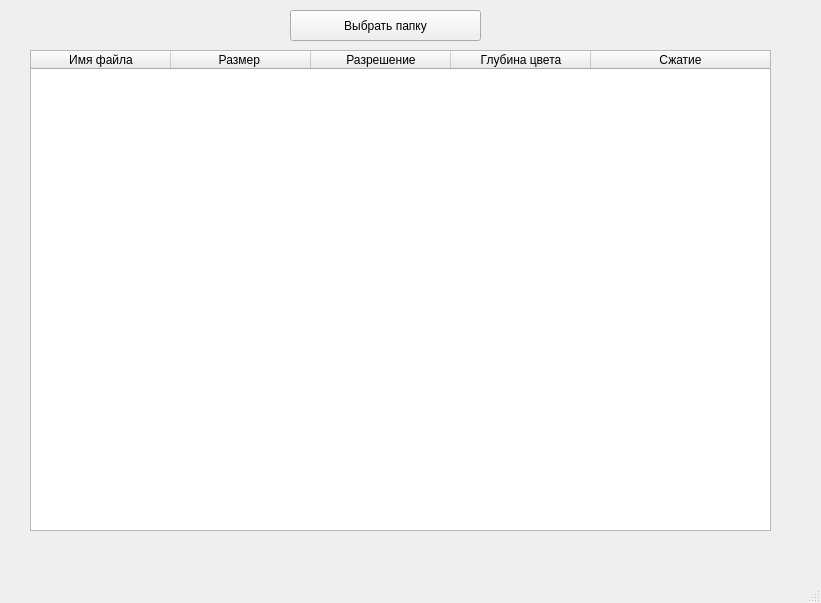
<?xml version="1.0" encoding="UTF-8"?>
<ui version="4.0">
 <class>MainWindow</class>
 <widget class="QMainWindow" name="MainWindow">
  <property name="geometry">
   <rect>
    <x>0</x>
    <y>0</y>
    <width>821</width>
    <height>603</height>
   </rect>
  </property>
  <property name="windowTitle">
   <string/>
  </property>
  <widget class="QWidget" name="centralwidget">
   <widget class="QTableWidget" name="tableWidget">
    <property name="geometry">
     <rect>
      <x>30</x>
      <y>50</y>
      <width>741</width>
      <height>481</height>
     </rect>
    </property>
    <property name="sizePolicy">
     <sizepolicy hsizetype="Expanding" vsizetype="MinimumExpanding">
      <horstretch>0</horstretch>
      <verstretch>0</verstretch>
     </sizepolicy>
    </property>
    <property name="minimumSize">
     <size>
      <width>371</width>
      <height>251</height>
     </size>
    </property>
    <property name="tabletTracking">
     <bool>false</bool>
    </property>
    <property name="focusPolicy">
     <enum>Qt::StrongFocus</enum>
    </property>
    <attribute name="horizontalHeaderCascadingSectionResizes">
     <bool>true</bool>
    </attribute>
    <attribute name="horizontalHeaderMinimumSectionSize">
     <number>100</number>
    </attribute>
    <attribute name="horizontalHeaderDefaultSectionSize">
     <number>140</number>
    </attribute>
    <attribute name="horizontalHeaderShowSortIndicator" stdset="0">
     <bool>false</bool>
    </attribute>
    <attribute name="horizontalHeaderStretchLastSection">
     <bool>true</bool>
    </attribute>
    <column>
     <property name="text">
      <string>Имя файла</string>
     </property>
    </column>
    <column>
     <property name="text">
      <string>Размер </string>
     </property>
    </column>
    <column>
     <property name="text">
      <string>Разрешение</string>
     </property>
    </column>
    <column>
     <property name="text">
      <string>Глубина цвета</string>
     </property>
    </column>
    <column>
     <property name="text">
      <string>Сжатие</string>
     </property>
    </column>
   </widget>
   <widget class="QPushButton" name="pushButton">
    <property name="geometry">
     <rect>
      <x>290</x>
      <y>10</y>
      <width>191</width>
      <height>31</height>
     </rect>
    </property>
    <property name="text">
     <string>Выбрать папку</string>
    </property>
   </widget>
   <widget class="QLabel" name="label">
    <property name="geometry">
     <rect>
      <x>500</x>
      <y>10</y>
      <width>321</width>
      <height>31</height>
     </rect>
    </property>
    <property name="text">
     <string/>
    </property>
   </widget>
  </widget>
  <widget class="QMenuBar" name="menubar">
   <property name="geometry">
    <rect>
     <x>0</x>
     <y>0</y>
     <width>821</width>
     <height>26</height>
    </rect>
   </property>
  </widget>
  <widget class="QStatusBar" name="statusbar"/>
 </widget>
 <resources/>
 <connections/>
</ui>
